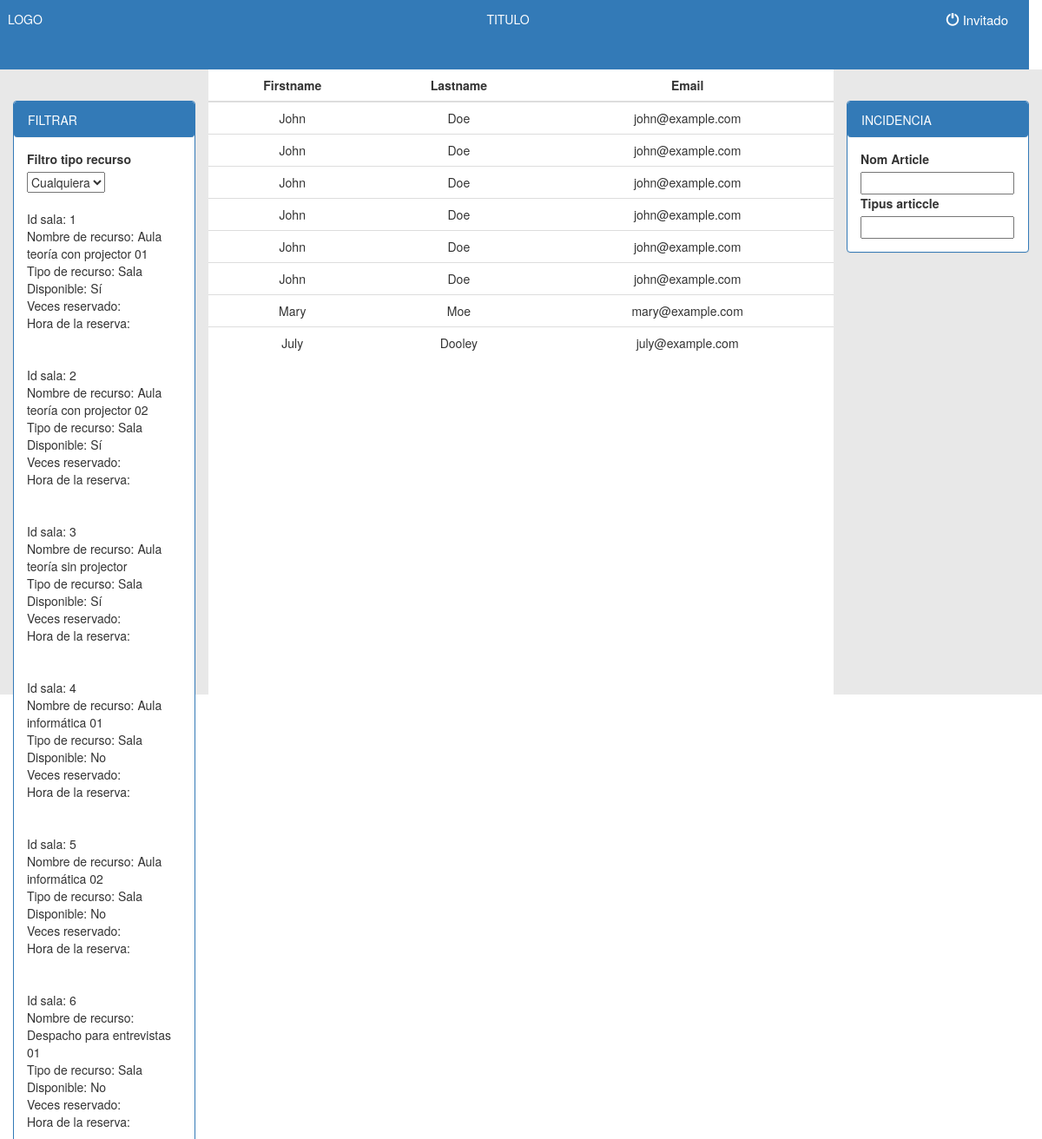
Before: /Jorge/PR02_Jorge_Nuria_DavidAz/principal.php (upper part) with the older database file.
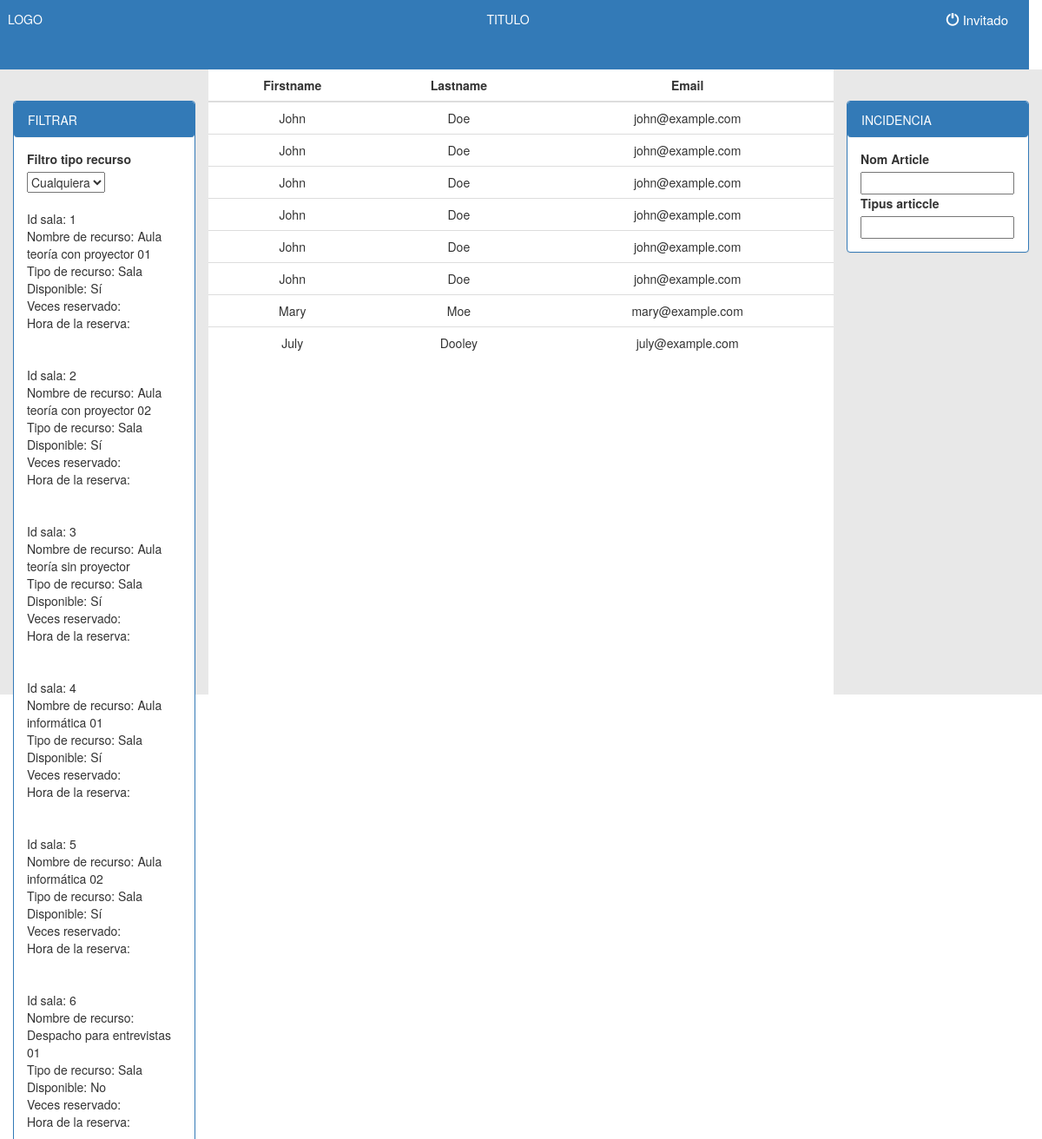
After: the same page with the newer database file.
### tables this page shows
CREATE TABLE `tbl_recurso` (
  `idRecurso` int(4) NOT NULL,
  `nombreRecursos` varchar(35) DEFAULT NULL,
  `tipoRecursos` enum('Sala','Material') DEFAULT NULL,
  `Ocupado` tinyint(1) NOT NULL
);

### Jorge/PR02_Jorge_Nuria_DavidAz/principal.php (the view, shortened to what this page needs)
<!DOCTYPE html>
<html>
<head>
	<link rel="stylesheet" type="text/css" href="css/style.css">
	<link rel="stylesheet" href="https://maxcdn.bootstrapcdn.com/bootstrap/3.3.7/css/bootstrap.min.css">
</head>
<body>
	<?php
		if(isset($_REQUEST['usuario'])){
			$usuario = $_REQUEST['usuario'];
		} else {
			$usuario = "Invitado";
		}
	?>
	<div id="cabecera" class="row">
		<div class="col-lg-4" style="text-align: left; color: white; padding-left: 2%;">
			<p>LOGO</p>
		</div>
		<div class="col-lg-4" style="text-align: center; color: white">
			<p>TITULO</p>
		</div>
		<div class="col-lg-4" style="text-align: right; padding-right: 2%;">
			<span style='font-size: 15px; color: white; position: right;' id="login"><a href="index.html"><i id="cerrar_sesion" style="font-size: 15px; color: white" class="glyphicon glyphicon-off"></a></i><?php echo " $usuario"; ?></span>
		</div>
	</div>
	<div id="contenedor_izq">
		<div class="col-lg-12">
			<div class="panel-group">
				<div class="panel panel-primary">
					<div class="panel panel-heading">FILTRAR</div>
						<div class="panel-body">
							<?php
								echo "<form action='principal.php' method='REQUEST' accept-charset='UTF-8'>";
								$conexion=mysqli_connect("localhost","root","","bd_empresa");
								echo "<label>Filtro tipo recurso</label><br>";
								echo "<select name='tipoRecursos'><br>";
										echo '<option>Cualquiera</option>';
								echo "</select><br><br>";
								if ($_REQUEST['tipoRecursos'] == 'Sala') {
									$query="SELECT * FROM `tbl_recurso` WHERE tipoRecursos='Sala'";
								}
								elseif ($_REQUEST['tipoRecursos'] == 'Material') {
									$query="SELECT * FROM `tbl_recurso` WHERE tipoRecursos='Material'";
								}else{
									$query="SELECT * FROM `tbl_recurso`";
								}
								$sql=mysqli_query($conexion, $query);
									while ($row=mysqli_fetch_array($sql)) {
									echo 'Id sala: '.$row['idRecurso'].'<br>';
									echo 'Nombre de recurso: '.utf8_encode($row['nombreRecursos']).'<br>';
									echo 'Tipo de recurso: '.utf8_decode($row['tipoRecursos']).'<br>';
									if ($row['Ocupado']==0) {
										echo 'Disponible: No <br>';
									} elseif ($row['Ocupado']==1){
										echo 'Disponible: Sí <br>';
									}
									echo 'Veces reservado: '.$row[''].'<br>';
									echo 'Hora de la reserva: '.$row[''].'<br><br><br>';
								}
							?>
							</form>
						</div>
				</div>
			</div>
		</div>
	</div>
	<div id="contenedor_derch">
		<div class="col-lg-12">
			<div class="panel-group">
				<div class="panel panel-primary">
					<div class="panel panel-heading">INCIDENCIA</div>
						<div class="panel-body">
							<form>
								<label>Nom Article</label>
								<input type="text" name="nom">
								<label>Tipus articcle</label>
								<input type="text" name="tipus">
							</form>
						</div>
				</div>
			</div>
		</div>
	</div>
	<div id="contenedor_central">
		<table class="table">
		    <thead>
		      <tr>
		        <th class="centro">Firstname</th>
		        <th class="centro">Lastname</th>
		        <th class="centro">Email</th>
		      </tr>
		    </thead>
		    <tbody>
		      <tr class="filas">
		        <td>John</td>
		        <td>Doe</td>
		        <td>john@example.com</td>
		      </tr>
		      <tr class="filas">
		        <td>John</td>
		        <td>Doe</td>
		        <td>john@example.com</td>
		      </tr>
		      <tr class="filas">
		        <td>John</td>
		        <td>Doe</td>
		        <td>john@example.com</td>
		      </tr>
		      <tr class="filas">
		        <td>John</td>
		        <td>Doe</td>
		        <td>john@example.com</td>
		      </tr>
		      <tr class="filas">
		        <td>John</td>
		        <td>Doe</td>
		        <td>john@example.com</td>
		      </tr>
		      <tr class="filas">
		        <td>John</td>
		        <td>Doe</td>
		        <td>john@example.com</td>
		      </tr>
		      <tr class="filas">
		        <td>Mary</td>
		        <td>Moe</td>
		        <td>mary@example.com</td>
		      </tr>
		      <tr class="filas">
		        <td>July</td>
		        <td>Dooley</td>
		        <td>july@example.com</td>
		      </tr>
		    </tbody>
  		</table>
	</div>
</body>
</html>

Changed rows visible on the page:
changed tbl_recurso id 1: nombreRecursos "Aula teoría con projector 01" → "Aula teoría con proyector 01"
changed tbl_recurso id 2: nombreRecursos "Aula teoría con projector 02" → "Aula teoría con proyector 02"
changed tbl_recurso id 3: nombreRecursos "Aula teoría sin projector" → "Aula teoría sin proyector"
changed tbl_recurso "Aula informática 01": Ocupado "Disponible: No" → "Disponible: Sí"
changed tbl_recurso "Aula informática 02": Ocupado "Disponible: No" → "Disponible: Sí"
